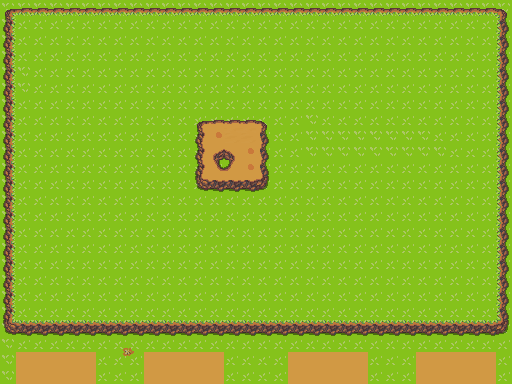

This is a level from a 2D game, rendered from its Tiled map with the project's own tilesets. A one-line summary and the map file follow, with tile-layer data summarised:
An orthogonal 32x24 tile map with 16x16 px tiles, 3 tile layers (root, test, borders) and 8 objects.

<map version="1.10" tiledversion="1.11.0" orientation="orthogonal" renderorder="right-down" width="32" height="24" tilewidth="16" tileheight="16" infinite="0" nextlayerid="7" nextobjectid="18">
 <editorsettings>
  <export target="combat-fifty-intro.lua" format="lua" />
 </editorsettings>
 <tileset firstgid="1" source="PixelWoods/terrain.tsx" />
 <layer id="1" name="root" width="32" height="24">
  <data>[768 cells, 768 non-empty, 2 distinct tile ids]</data>
 </layer>
 <layer id="4" name="test" width="32" height="24">
  <data>[768 cells, 4 non-empty, 4 distinct tile ids]</data>
 </layer>
 <layer id="2" name="borders" width="32" height="24">
  <properties>
   <property name="collidable" type="bool" value="true" />
   <property name="hittable" type="bool" value="true" />
  </properties>
  <data>[768 cells, 167 non-empty, 23 distinct tile ids]</data>
 </layer>
 <objectgroup id="6" name="stats">
  <object id="5" x="16" y="352" width="80.2344" height="18.8438">
   <properties>
    <property name="score_name" type="int" value="1" />
   </properties>
   <text pixelsize="14" wrap="1" halign="center">Brimo</text>
  </object>
  <object id="9" x="143" y="352" width="80.2344" height="18.8438">
   <properties>
    <property name="score_name" type="int" value="2" />
   </properties>
   <text pixelsize="14" wrap="1" halign="center">Macho</text>
  </object>
  <object id="10" x="288" y="352" width="80.2344" height="18.8438">
   <properties>
    <property name="score_name" type="int" value="3" />
   </properties>
   <text pixelsize="14" wrap="1" halign="center">Uno</text>
  </object>
  <object id="11" x="416.048" y="352" width="80.2344" height="18.8438">
   <properties>
    <property name="score_name" type="int" value="4" />
   </properties>
   <text pixelsize="14" wrap="1" halign="center">Dos</text>
  </object>
  <object id="12" x="15.5022" y="365.685" width="80.2344" height="18.8438">
   <properties>
    <property name="score_kills" type="int" value="1" />
   </properties>
   <text pixelsize="14" wrap="1" color="#0433ff" halign="center" valign="center">0</text>
  </object>
  <object id="14" x="143.556" y="365.685" width="80.2344" height="18.8438">
   <properties>
    <property name="score_kills" type="int" value="2" />
   </properties>
   <text pixelsize="14" wrap="1" color="#0433ff" halign="center" valign="center">0</text>
  </object>
  <object id="16" x="288.425" y="366.117" width="80.2344" height="18.8438">
   <properties>
    <property name="score_kills" type="int" value="3" />
   </properties>
   <text pixelsize="14" wrap="1" color="#0433ff" halign="center" valign="center">0</text>
  </object>
  <object id="17" x="415.617" y="366.117" width="80.2344" height="18.8438">
   <properties>
    <property name="score_kills" type="int" value="4" />
   </properties>
   <text pixelsize="14" wrap="1" color="#0433ff" halign="center" valign="center">0</text>
  </object>
 </objectgroup>
</map>
